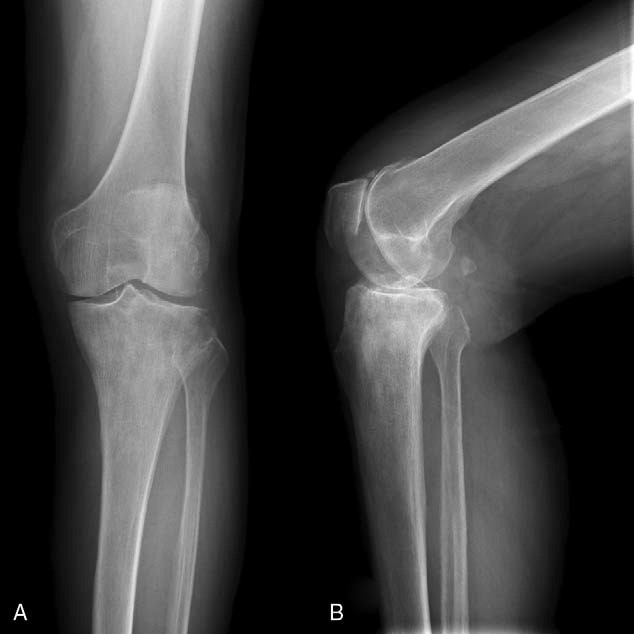
%> input picture knex.jpeg, 634 x 634 px
$ octave PIM1.m   (GNU Octave 9; MATLAB toolbox functions it lacks are replaced by stand-ins)
%> lines starting %> are read from the running program, lines starting %| are printed output that depends on the picture; in (x1, y1, x2, y2) boxes, pixels count from 0 and x2, y2 are one past the last pixel; in counts of white or black regions, pixels touching at a corner belong together; the program's own positions count from 1
disp('welcome PIM')
%%

knex=imread('knex.jpeg');
%> knex is the input picture: size 634x634x3 uint8; min 0, max 255, mean 64.6

figure(1)
imshow(knex);
disp(size(knex));
%|    634   634     3
sizek=size(knex)
%> sizek = [634 634 3]

A=knex(:,1:sizek(2)/2,:);
B=knex(:,sizek(2)/2:end,:);
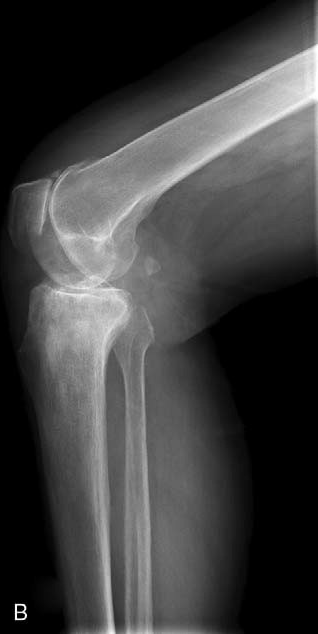
%> B: size 634x318x3 uint8; min 0, max 255, mean 64

figure(2)
subplot(1,2,1);
imshow(A);

subplot(1,2,2);
imshow(B);

imwrite(A,"Image_of_knee_A.jpg");
imwrite(B,"Image_of_knee_B.jpg");

Asave=imread("Image_of_knee_A.jpg");
%> Asave: size 634x317x3 uint8; min 0, max 255, mean 65; mean of the top-left, top-right, bottom-left and bottom-right quarters 90, 57.1, 64, 49.2
Bsave=imread("Image_of_knee_B.jpg");
%> Bsave: size 634x318x3 uint8; min 0, max 255, mean 64; mean of the top-left, top-right, bottom-left and bottom-right quarters 65.2, 83.7, 75.7, 31.4

figure(3)
subplot(1,2,1);
imshow(Asave);
subplot(1,2,2);
imshow(Bsave);

DiffA=abs(A-Asave);
DiffB=abs(B-Bsave);
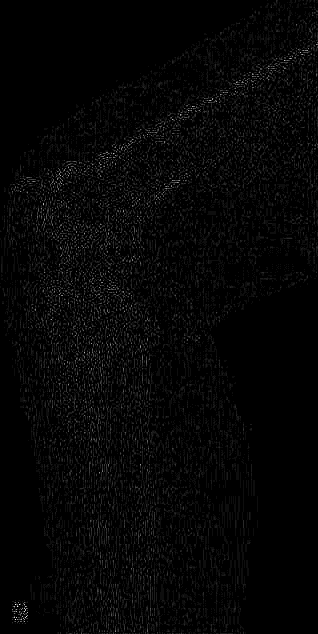
%> DiffB: size 634x318x3 uint8; min 0, max 18, mean 0.413; drawn with min black and max white

disp('MinMax differance in value A:')
disp(max(DiffA,[],'all'))
%| 15
disp(min(DiffA,[],'all'))
%| 0

disp('MinMax differance in value B:')
disp(max(DiffB,[],'all'))
%| 18
disp(min(DiffB,[],'all'))
%| 0

%%

figure(4)
gray_img = rgb2gray(knex);
% Perform 2D Fourier transform
ft_img = fft2(gray_img);

% Shift the zero-frequency component to the center
ft_img = fftshift(ft_img);

% Calculate the magnitude spectrum
mag_ft_img = abs(ft_img);

% Plot the original image and its magnitude spectrum side by side
subplot(1, 2, 1);
imshow(gray_img);
title('Original Image');
subplot(1, 2, 2);
imshow(log(1 + mag_ft_img), []);
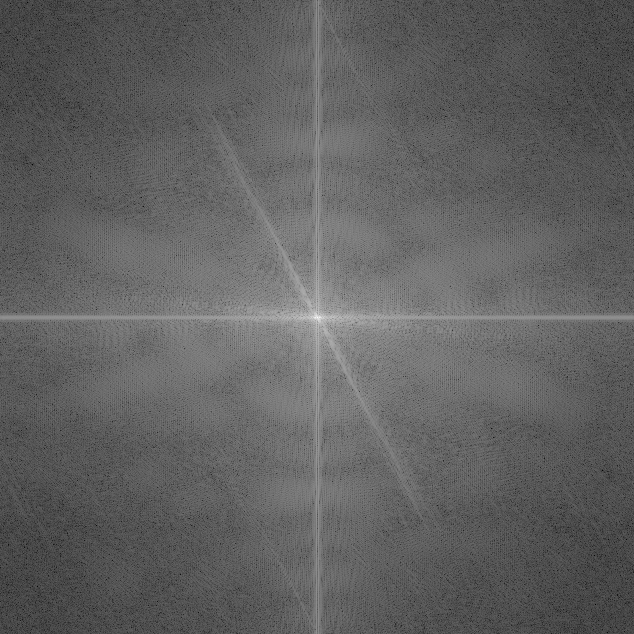
%> displayed picture: size 634x634, on the screen's scale of 0 to 255; min 0, max 255, mean 96.5
title('Magnitude Spectrum');


figure(5)
% Define filter parameters
D0 = 21; % Cutoff frequency
n = 4; % Order of Butterworth filter

% Create low-pass filter using Butterworth filter
[M, N] = size(gray_img);
%> M = 634; N = 634
[X, Y] = meshgrid(1:N, 1:M);
D = sqrt((X - N/2).^2 + (Y - M/2).^2);
Hlp = 1 ./ (1 + (D ./ D0).^(2*n));

% Create high-pass filter as the complement of low-pass filter
Hhp = 1 - Hlp;

% Apply the filters to the Fourier transform of the image
ft_img_lp = ft_img .* Hlp;
ft_img_hp = ft_img .* Hhp;

% Shift the Fourier transform back to the original position
ft_img_lp = ifftshift(ft_img_lp);
ft_img_hp = ifftshift(ft_img_hp);

% Perform inverse Fourier transform to obtain the filtered images
img_lp = ifft2(ft_img_lp);
img_hp = ifft2(ft_img_hp);

% Plot the original image and the filtered images side by side

subplot(1, 3, 1);
imshow(gray_img);
title('Original Image');
subplot(1, 3, 2);
imshow(abs(img_lp), []);
title('Low-Pass Filtered Image');
subplot(1, 3, 3);
imshow(abs(img_hp), []);
title('High-Pass Filtered Image');

figure(6)
% Get the size of the image
[rows, cols, channels] = size(knex);
%> rows = 634; cols = 634; channels = 3

% Create a new image with random RGB values
new_img = randi([0, 255], rows, cols, channels, 'uint8');

% Display the original and new image
subplot(1, 2, 1);
imshow(knex);
title('Original Image');
subplot(1, 2, 2);
imshow(new_img);
title('Randomized Image');
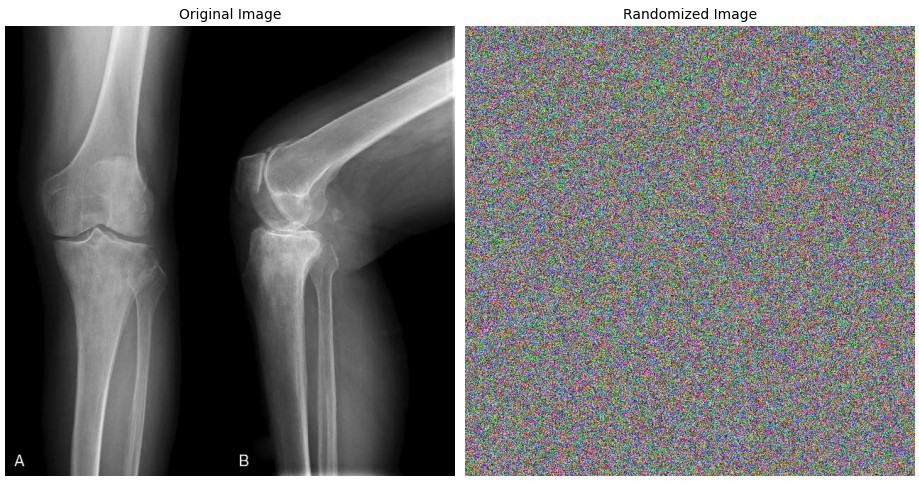
%> figure redrawn from the program's plot data, 2 panels

figure(7)
% Convert the image to grayscale
grayImg = rgb2gray(knex);

% Define Sobel filter masks for vertical and horizontal edges
Sx = [-1 0 1; -2 0 2; -1 0 1];
Sy = [-1 -2 -1; 0 0 0; 1 2 1];

% Apply the filters to the image using convolution
Gx = conv2(double(grayImg), double(Sx), 'same');
Gy = conv2(double(grayImg), double(Sy), 'same');

% Compute the magnitude and direction of the edges
edgeMag = sqrt(Gx.^2 + Gy.^2);
edgeDir = atan2d(Gy, Gx);
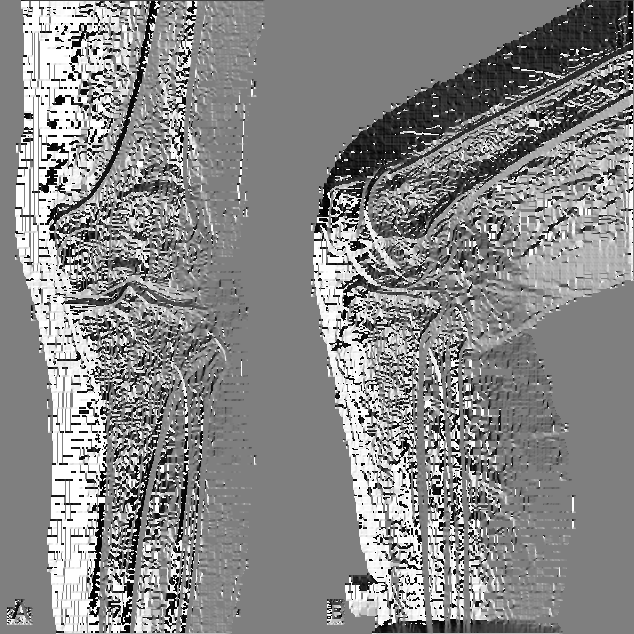
%> edgeDir: size 634x634 double; min -179.9, max 180, mean 12.8; drawn with min black and max white

% Threshold the magnitude of the edges to obtain a binary image
edgeImg = edgeMag > 50;
%> edgeImg: size 634x634 logical; 7.6% white; 951 white regions (881 under 20 px), largest, box (x1, y1, x2, y2) and area: (324, 0, 634, 634) 14806, (68, 349, 226, 634) 4594, (27, 0, 261, 270) 2393


% Perform morphological operations to enhance edges and remove noise
se = strel('disk', 2);
edgeImg = imdilate(edgeImg, se);
%> edgeImg: size 634x634 logical; 17.9% white; 162 white regions (75 under 20 px), largest, box (x1, y1, x2, y2) and area: (321, 0, 634, 634) 38072, (66, 306, 229, 634) 13969, (25, 0, 263, 282) 6885
edgeImg = imerode(edgeImg, se);
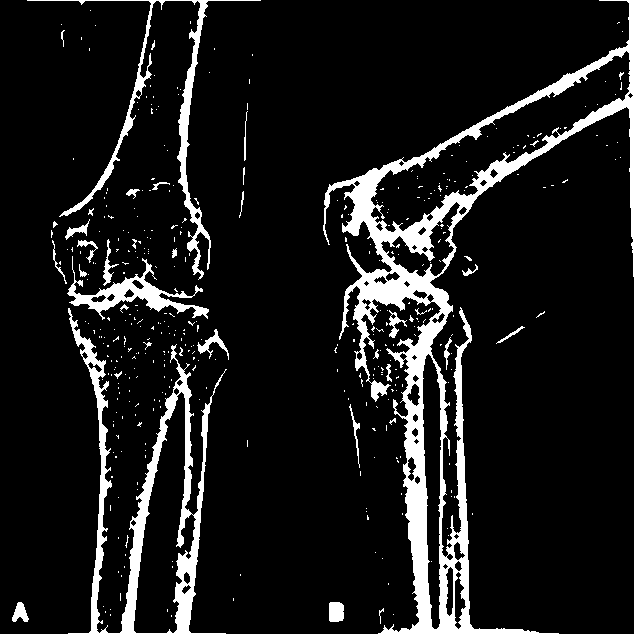
%> edgeImg: size 634x634 logical; 10.3% white; 401 white regions (366 under 20 px), largest, box (x1, y1, x2, y2) and area: (323, 0, 634, 634) 23732, (68, 308, 227, 634) 8230, (27, 0, 261, 280) 3536

% Perform image segmentation using Otsu's method
level = graythresh(grayImg);
%> level = 0.282
segmentedImg = imbinarize(grayImg, level);
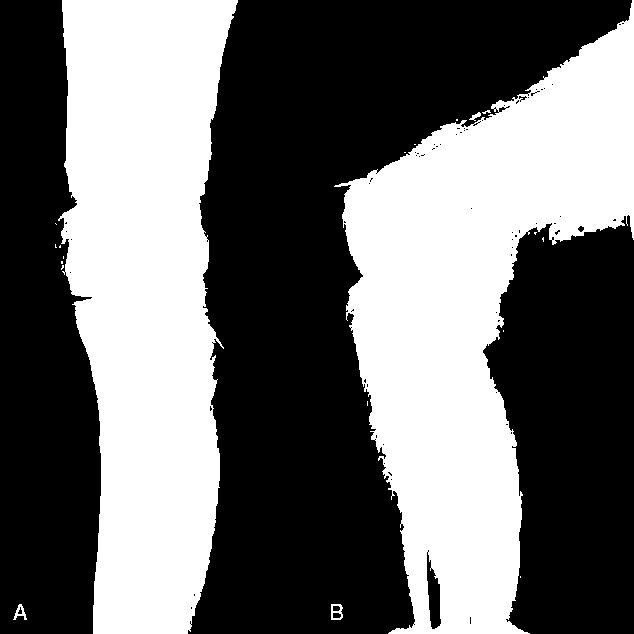
%> segmentedImg: size 634x634 logical; 42.9% white; 20 white regions (15 under 20 px), largest, box (x1, y1, x2, y2) and area: (334, 0, 634, 634) 88990, (58, 0, 238, 634) 83179, (331, 604, 343, 620) 109, (13, 604, 27, 620) 92, (469, 112, 481, 121) 46

% Display the results
figure;
subplot(2,2,1), imshow(knex), title('Original Image');
subplot(2,2,2), imshow(grayImg), title('Grayscale Image');
subplot(2,2,3), imshow(edgeImg), title('Edge Detection');
subplot(2,2,4), imshow(segmentedImg), title('Segmented Image');

$ run again, with brainCT.jpeg copied over knex.jpeg
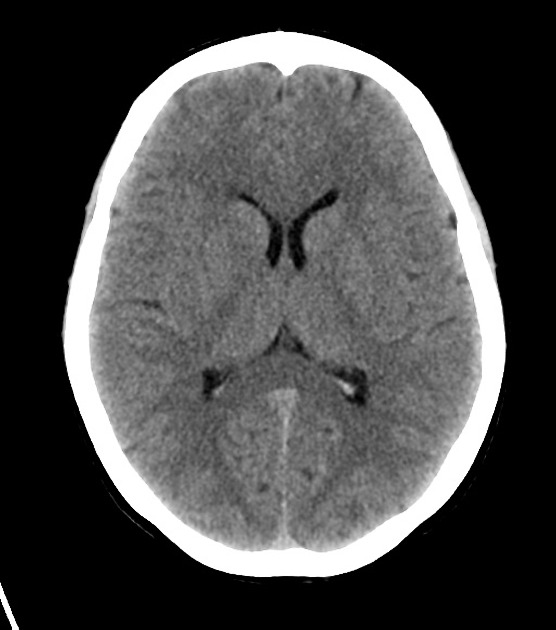
%> input picture brainCT.jpeg, 556 x 630 px
%> knex is the input picture: size 630x556 uint8; min 0, max 255, mean 74.8
%|    630   556
%| 35
%| 0
%| 44
%| 0
%> `edgeImg = imerode(edgeImg, se);`:
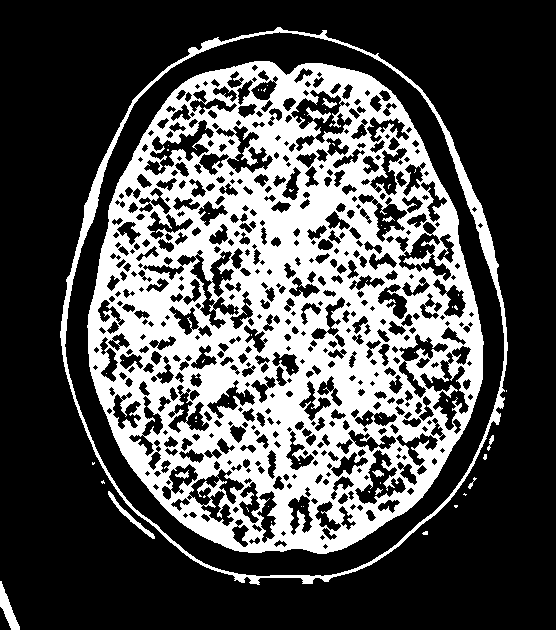
%> edgeImg: size 630x556 logical; 31.5% white; 66 white regions (54 under 20 px), largest, box (x1, y1, x2, y2) and area: (87, 61, 484, 554) 101545, (60, 27, 508, 585) 7326, (0, 581, 20, 630) 388
%> level = 0.278
%> `segmentedImg = imbinarize(grayImg, level);`:
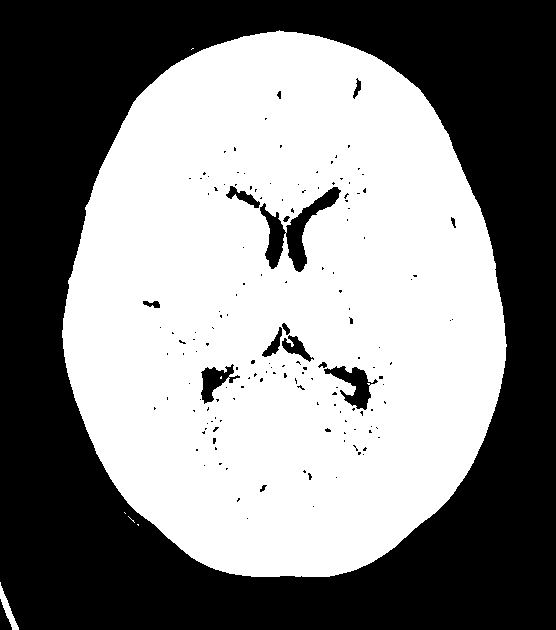
%> segmentedImg: size 630x556 logical; 52.4% white; 156 black regions (140 under 20 px), largest, box (x1, y1, x2, y2) and area: (0, 0, 556, 630) 160912, (260, 187, 341, 272) 2117, (324, 366, 378, 410) 942

$ run again, with chest_xray_1.jpeg copied over knex.jpeg
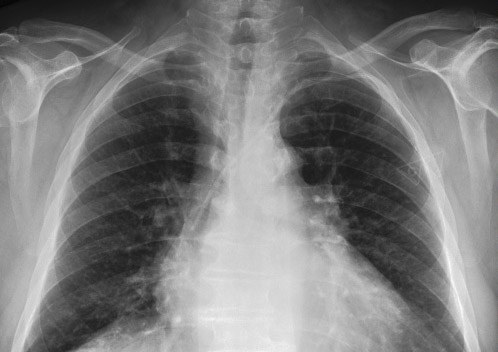
%> input picture chest_xray_1.jpeg, 498 x 352 px
%> knex is the input picture: size 352x498x3 uint8; mean R, G, B 124.3, 124.3, 124.3
%|    352   498     3
%| 13
%| 0
%| 19
%| 0
%> `edgeImg = imerode(edgeImg, se);`:
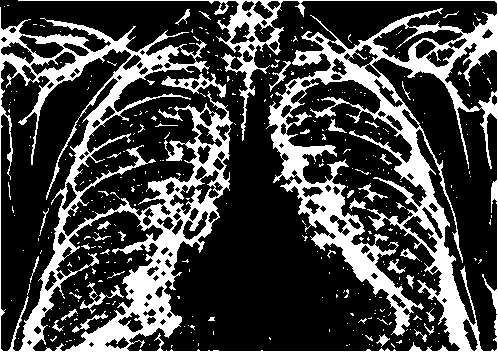
%> edgeImg: size 352x498 logical; 26.5% white; 374 white regions (330 under 20 px), largest, box (x1, y1, x2, y2) and area: (0, 0, 498, 352) 42487, (161, 73, 226, 98) 490, (80, 282, 124, 314) 258
%> level = 0.475
%> `segmentedImg = imbinarize(grayImg, level);`:
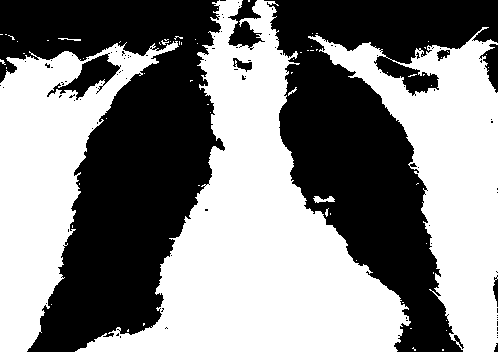
%> segmentedImg: size 352x498 logical; 52.6% white; 99 black regions (90 under 20 px), largest, box (x1, y1, x2, y2) and area: (0, 0, 225, 352) 42531, (264, 0, 498, 352) 37489, (47, 53, 121, 100) 1165
